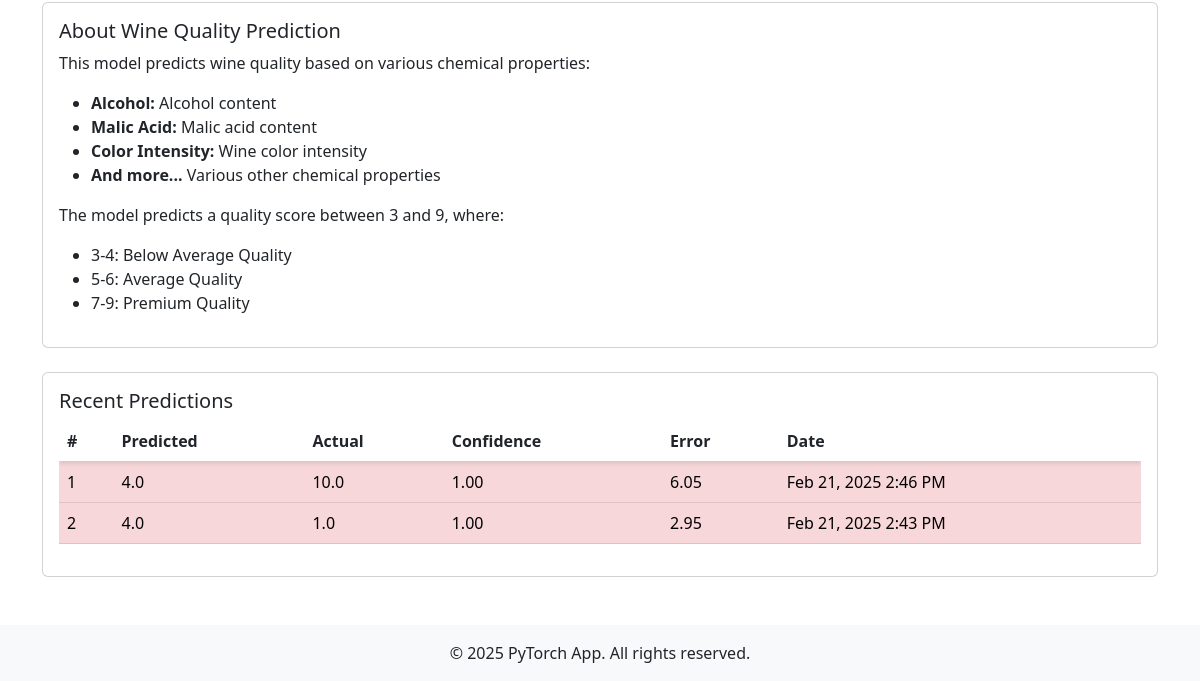
The app's page /wine-quality/ (lower part), older data.
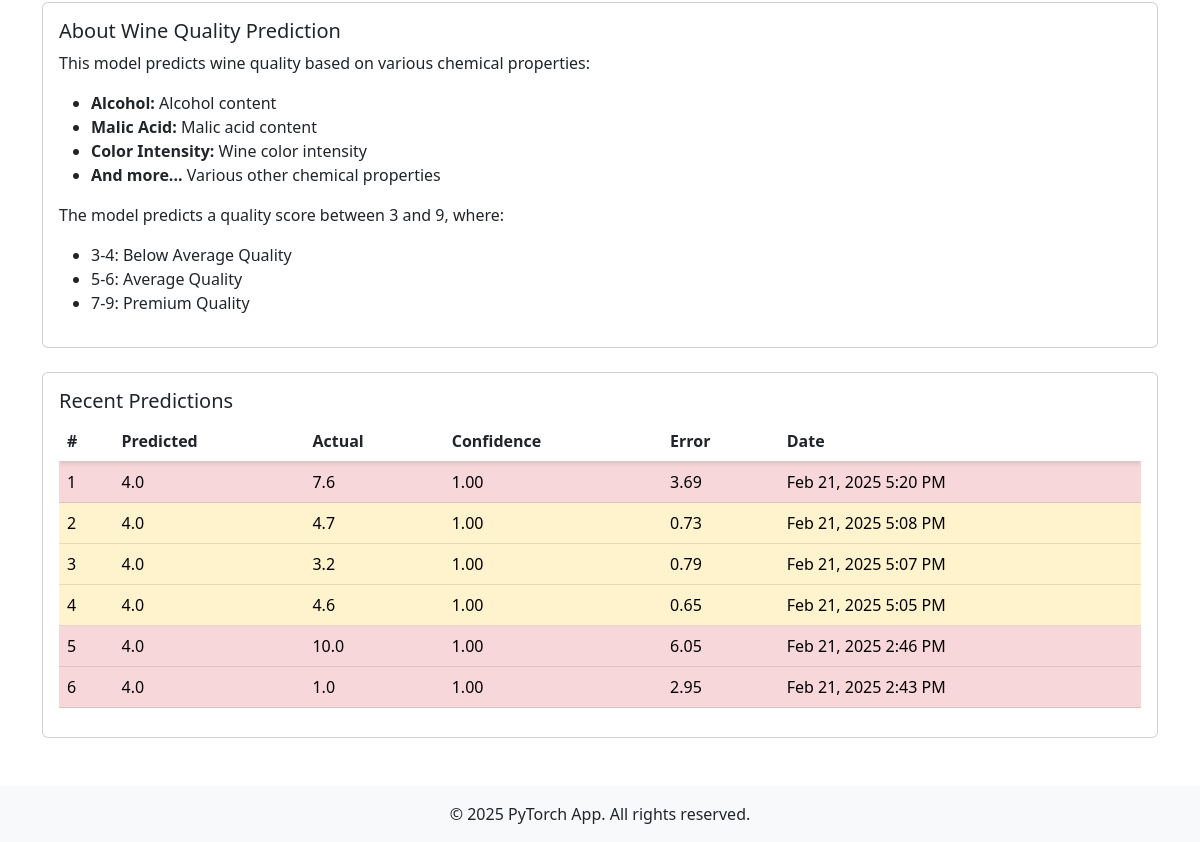
The same page, newer data.
### wine_quality/models.py (models this page shows, shortened)
class WineQuality(models.Model):
    alcohol = models.FloatField()
    malic_acid = models.FloatField()
    ash = models.FloatField()
    alcalinity_of_ash = models.FloatField()
    magnesium = models.FloatField()
    total_phenols = models.FloatField()
    flavanoids = models.FloatField()
    nonflavanoid_phenols = models.FloatField()
    proanthocyanins = models.FloatField()
    color_intensity = models.FloatField()
    hue = models.FloatField()
    od280_od315 = models.FloatField(verbose_name='OD280/OD315')
    proline = models.FloatField()
    predicted_quality = models.FloatField(null=True)
    actual_quality = models.FloatField()
    prediction_confidence = models.FloatField(null=True)
    created_at = models.DateTimeField(auto_now_add=True)
    class Meta:
        verbose_name_plural = "Wine Quality Predictions"

### wine_quality/views.py (the view)
# urls.py: path('', views.wine_quality_view, name='predict'),
def wine_quality_view(request):
    predictions = WineQuality.objects.order_by('-created_at')[:10]
    wine = load_wine()
    test_data = []
    stats = {
        'total_samples': len(wine.data),
        'quality_ranges': {
            'Premium (7-9)': 0,
            'Average (5-6)': 0,
            'Below Average (3-4)': 0
        }
    }
    for i in range(30):  # Increased from 5 to 30 samples
        quality = round(np.random.uniform(3, 9), 1)  # Round to 1 decimal place
        if quality >= 7:
            stats['quality_ranges']['Premium (7-9)'] += 1
        elif quality >= 5:
            stats['quality_ranges']['Average (5-6)'] += 1
        else:
            stats['quality_ranges']['Below Average (3-4)'] += 1
        row = {
            'alcohol': wine.data[i][0],
            'malic_acid': wine.data[i][1],
            'ash': wine.data[i][2],
            'alcalinity_of_ash': wine.data[i][3],
            'magnesium': wine.data[i][4],
            'total_phenols': wine.data[i][5],
            'flavanoids': wine.data[i][6],
            'nonflavanoid_phenols': wine.data[i][7],
            'proanthocyanins': wine.data[i][8],
            'color_intensity': wine.data[i][9],
            'hue': wine.data[i][10],
            'od280_od315': wine.data[i][11],
            'proline': wine.data[i][12],
            'actual_quality': quality,
            'quality_class': 'Premium' if quality >= 7 else 'Average' if quality >= 5 else 'Below Average'
        }
        test_data.append(row)
    test_data.sort(key=lambda x: x['actual_quality'], reverse=True)
    if request.method == 'POST':
        form = WineQualityForm(request.POST)
        if form.is_valid():
            wine = form.save(commit=False)
            features = np.array([[
                wine.alcohol, wine.malic_acid, wine.ash,
                wine.alcalinity_of_ash, wine.magnesium,
                wine.total_phenols, wine.flavanoids,
                wine.nonflavanoid_phenols, wine.proanthocyanins,
                wine.color_intensity, wine.hue,
                wine.od280_od315, wine.proline
            ]])
            scaler = StandardScaler()
            features_scaled = scaler.fit_transform(features)
            model = WineQualityRegressor.load_from_checkpoint(MODEL_PATH)
            model.eval()
            with torch.no_grad():
                X = torch.FloatTensor(features_scaled)
                mean_pred, std_pred = model.predict_with_uncertainty(X)
                wine.predicted_quality = mean_pred.item()
                wine.prediction_confidence = 1 - std_pred.item()
            wine.save()
            messages.success(request, 'Wine quality prediction made successfully!')
            prediction = {
                'predicted_quality': wine.predicted_quality,
                'features': {
                    'alcohol': wine.alcohol,
                    'malic_acid': wine.malic_acid,
                    'ash': wine.ash,
                    'alcalinity_of_ash': wine.alcalinity_of_ash,
                    'magnesium': wine.magnesium,
                    'total_phenols': wine.total_phenols,
                    'flavanoids': wine.flavanoids,
                    'nonflavanoid_phenols': wine.nonflavanoid_phenols,
                    'proanthocyanins': wine.proanthocyanins,
                    'color_intensity': wine.color_intensity,
                    'hue': wine.hue,
                    'od280_od315': wine.od280_od315,
                    'proline': wine.proline
                },
                'error': abs(wine.predicted_quality - wine.actual_quality)
            }
            return render(request, 'pages/wine_quality/predict.html', {
                'form': form,
                'predictions': predictions,
                'test_data': test_data,
                'prediction': prediction,
                'stats': stats
            })
    else:
        form = WineQualityForm()
    return render(request, 'pages/wine_quality/predict.html', {
        'form': form,
        'predictions': predictions,
        'test_data': test_data,
        'stats': stats
    })

### wine_quality/templatetags/wine_quality_extras.py (called while the page is built)
@register.filter
def subtract(value, arg):
    try:
        return float(value) - float(arg)
    except (ValueError, TypeError):
        return ''

@register.filter
def absolute(value):
    try:
        return abs(float(value))
    except (ValueError, TypeError):
        return ''

### templates/pages/wine_quality/predict.html (shortened to what this page needs)
{% extends 'base.html' %}
{% load wine_quality_extras %}
{% load tz %}
{% block content %}
<div class="row">
    <div class="col-12">
        <div class="mt-4">
            <div class="card">
                <div class="card-body">
                    <h5 class="card-title">About Wine Quality Prediction</h5>
                    <p>This model predicts wine quality based on various chemical properties:</p>
                    <ul>
                        <li><strong>Alcohol:</strong> Alcohol content</li>
                        <li><strong>Malic Acid:</strong> Malic acid content</li>
                        <li><strong>Color Intensity:</strong> Wine color intensity</li>
                        <li><strong>And more...</strong> Various other chemical properties</li>
                    </ul>
                    <p>The model predicts a quality score between 3 and 9, where:</p>
                    <ul>
                        <li>3-4: Below Average Quality</li>
                        <li>5-6: Average Quality</li>
                        <li>7-9: Premium Quality</li>
                    </ul>
                </div>
            </div>
        </div>
        <div class="mt-4">
            <div class="card">
                <div class="card-body">
                    <h5 class="card-title">Recent Predictions</h5>
                    <div class="table-responsive" style="max-height: 300px; overflow-y: auto;">
                        <table class="table">
                            <thead class="sticky-top bg-white">
                                <tr>
                                    <th>#</th>
                                    <th>Predicted</th>
                                    <th>Actual</th>
                                    <th>Confidence</th>
                                    <th>Error</th>
                                    <th>Date</th>
                                </tr>
                            </thead>
                            <tbody>
                                {% for pred in predictions %}
                                <tr class="{% if pred.predicted_quality|subtract:pred.actual_quality|absolute < 0.5 %}table-success{% elif pred.predicted_quality|subtract:pred.actual_quality|absolute < 1.0 %}table-warning{% else %}table-danger{% endif %}">
                                    <td>{{ forloop.counter }}</td>
                                    <td>{{ pred.predicted_quality|floatformat:1 }}</td>
                                    <td>{{ pred.actual_quality|floatformat:1 }}</td>
                                    <td>{{ pred.prediction_confidence|floatformat:2 }}</td>
                                    <td>{{ pred.predicted_quality|subtract:pred.actual_quality|absolute|floatformat:2 }}</td>
                                    <td>{{ pred.created_at|timezone:"America/Los_Angeles"|date:"M d, Y g:i A" }}</td>
                                </tr>
                                {% endfor %}
                            </tbody>
                        </table>
                    </div>
                </div>
            </div>
        </div>
    </div>
</div>
{% endblock %}

### templates/base.html (shortened to what this page needs)
<!DOCTYPE html>
<html lang="en">
<head>
    <link href="https://cdn.jsdelivr.net/npm/bootstrap@5.3.0/dist/css/bootstrap.min.css" rel="stylesheet">
</head>
<body>
    <main class="container py-4">
        {% block content %}
        {% endblock %}
    </main>
    {% include 'includes/footer.html' %}
</body>
</html>

### templates/includes/footer.html
<footer class="bg-light py-3 mt-4">
    <div class="container">
        <div class="text-center">
            <p class="mb-0">&copy; {% now "Y" %} PyTorch App. All rights reserved.</p>
        </div>
    </div>
</footer>

### templates/pages/wine_quality/predict.html (style rules this page uses)
.table-responsive { scrollbar-width: thin; scrollbar-color: #6c757d #f8f9fa; overflow-y: auto; position: relative; }
.sticky-top { position: sticky; top: 0; z-index: 1; background-color: white; box-shadow: 0 2px 4px rgba(0,0,0,0.1); }

Row changes from the older to the newer data that the page shows:
added WineQuality: predicted_quality "4.0", actual_quality "7.6", prediction_confidence "1.00", predicted_quality|subtract "3.69", created_at "Feb 21, 2025 5:20 PM"
added WineQuality: predicted_quality "4.0", actual_quality "4.7", prediction_confidence "1.00", predicted_quality|subtract "0.73", created_at "Feb 21, 2025 5:08 PM"
added WineQuality: predicted_quality "4.0", actual_quality "3.2", prediction_confidence "1.00", predicted_quality|subtract "0.79", created_at "Feb 21, 2025 5:07 PM"
added WineQuality: predicted_quality "4.0", actual_quality "4.6", prediction_confidence "1.00", predicted_quality|subtract "0.65", created_at "Feb 21, 2025 5:05 PM"
